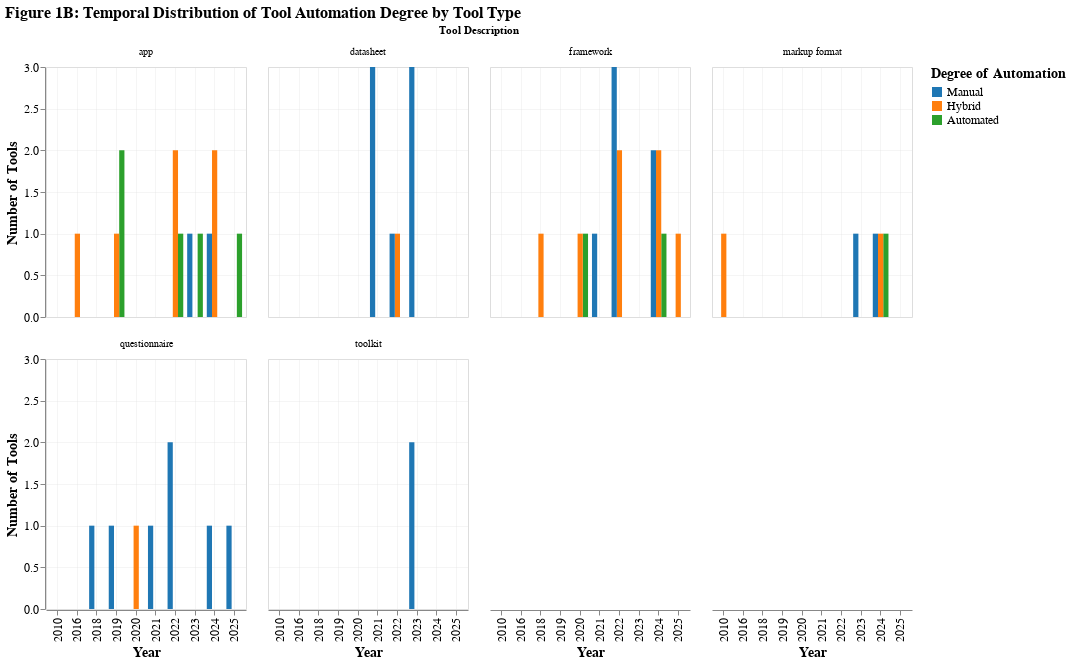

Notebook code for this chart:
### Code cell
fig1_option_b = alt.Chart(fig1_agg).mark_bar().encode(
    x=alt.X('year:O', title='Year'),
    y=alt.Y('count:Q', title='Number of Tools'),
    color=alt.Color('degree_automation:N', 
                    title='Degree of Automation',
                    scale=alt.Scale(domain=list(automation_colors.keys()), 
                                  range=list(automation_colors.values()))),
    xOffset='degree_automation:N',
    facet=alt.Facet('tool_description:N', 
                    title='Tool Description',
                    columns=4),
    tooltip=['year:O', 'degree_automation:N', 'tool_description:N', 'count:Q']
).properties(
    width=200,
    height=250,
    title='Figure 1B: Temporal Distribution of Tool Automation Degree by Tool Type'
)

fig1_option_b

### Figure 1 — Vega-Lite specification as saved in the notebook (floating-point values rounded to 4 significant figures)
{"config": {"view": {"continuousWidth": 600, "continuousHeight": 400}, "mark": {"tooltip": true}, "axis": {"labelFontSize": 12, "titleFontSize": 14, "grid": true, "gridOpacity": 0.3}, "legend": {"labelFontSize": 12, "titleFontSize": 14}, "title": {"fontSize": 16, "anchor": "start"}}, "data": {"name": "data-8f48526738acf06e90dec8cc65436762"}, "mark": {"type": "bar"}, "encoding": {"color": {"field": "degree_automation", "scale": {"domain": ["Manual", "Hybrid", "Automated"], "range": ["#1f77b4", "#ff7f0e", "#2ca02c"]}, "title": "Degree of Automation", "type": "nominal"}, "facet": {"columns": 4, "field": "tool_description", "title": "Tool Description", "type": "nominal"}, "tooltip": [{"field": "year", "type": "ordinal"}, {"field": "degree_automation", "type": "nominal"}, {"field": "tool_description", "type": "nominal"}, {"field": "count", "type": "quantitative"}], "x": {"field": "year", "title": "Year", "type": "ordinal"}, "xOffset": {"field": "degree_automation", "type": "nominal"}, "y": {"field": "count", "title": "Number of Tools", "type": "quantitative"}}, "height": 250, "title": "Figure 1B: Temporal Distribution of Tool Automation Degree by Tool Type", "width": 200, "$schema": "https://vega.github.io/schema/vega-lite/v5.20.1.json", "datasets": {"data-8f48526738acf06e90dec8cc65436762": [{"year": 2010, "degree_automation": "Hybrid", "tool_description": "markup format", "count": 1}, {"year": 2016, "degree_automation": "Hybrid", "tool_description": "app", "count": 1}, {"year": 2018, "degree_automation": "Hybrid", "tool_description": "framework", "count": 1}, {"year": 2018, "degree_automation": "Manual", "tool_description": "questionnaire", "count": 1}, {"year": 2019, "degree_automation": "Automated", "tool_description": "app", "count": 2}, {"year": 2019, "degree_automation": "Hybrid", "tool_description": "app", "count": 1}, {"year": 2019, "degree_automation": "Manual", "tool_description": "questionnaire", "count": 1}, {"year": 2020, "degree_automation": "Automated", "tool_description": "framework", "count": 1}, {"year": 2020, "degree_automation": "Hybrid", "tool_description": "framework", "count": 1}, {"year": 2020, "degree_automation": "Hybrid", "tool_description": "questionnaire", "count": 1}, {"year": 2021, "degree_automation": "Manual", "tool_description": "datasheet", "count": 3}, {"year": 2021, "degree_automation": "Manual", "tool_description": "framework", "count": 1}, {"year": 2021, "degree_automation": "Manual", "tool_description": "questionnaire", "count": 1}, {"year": 2022, "degree_automation": "Automated", "tool_description": "app", "count": 1}, {"year": 2022, "degree_automation": "Hybrid", "tool_description": "app", "count": 2}, {"year": 2022, "degree_automation": "Hybrid", "tool_description": "datasheet", "count": 1}, {"year": 2022, "degree_automation": "Hybrid", "tool_description": "framework", "count": 2}, {"year": 2022, "degree_automation": "Manual", "tool_description": "datasheet", "count": 1}, {"year": 2022, "degree_automation": "Manual", "tool_description": "framework", "count": 3}, {"year": 2022, "degree_automation": "Manual", "tool_description": "questionnaire", "count": 2}, {"year": 2023, "degree_automation": "Automated", "tool_description": "app", "count": 1}, {"year": 2023, "degree_automation": "Manual", "tool_description": "app", "count": 1}, {"year": 2023, "degree_automation": "Manual", "tool_description": "datasheet", "count": 3}, {"year": 2023, "degree_automation": "Manual", "tool_description": "markup format", "count": 1}, {"year": 2023, "degree_automation": "Manual", "tool_description": "toolkit", "count": 2}, {"year": 2024, "degree_automation": "Automated", "tool_description": "framework", "count": 1}, {"year": 2024, "degree_automation": "Automated", "tool_description": "markup format", "count": 1}, {"year": 2024, "degree_automation": "Hybrid", "tool_description": "app", "count": 2}, {"year": 2024, "degree_automation": "Hybrid", "tool_description": "framework", "count": 2}, {"year": 2024, "degree_automation": "Hybrid", "tool_description": "markup format", "count": 1}, {"year": 2024, "degree_automation": "Manual", "tool_description": "app", "count": 1}, {"year": 2024, "degree_automation": "Manual", "tool_description": "framework", "count": 2}, {"year": 2024, "degree_automation": "Manual", "tool_description": "markup format", "count": 1}, {"year": 2024, "degree_automation": "Manual", "tool_description": "questionnaire", "count": 1}, {"year": 2025, "degree_automation": "Automated", "tool_description": "app", "count": 1}, {"year": 2025, "degree_automation": "Hybrid", "tool_description": "framework", "count": 1}, {"year": 2025, "degree_automation": "Manual", "tool_description": "questionnaire", "count": 1}]}}
